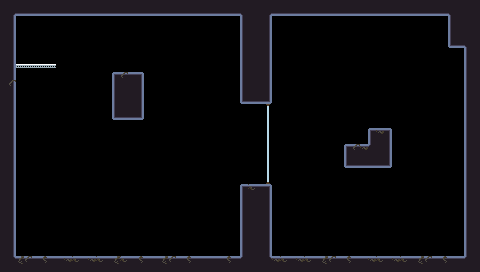

Tiled map render using the project's own tile images. Description and the map definition, with tile-layer contents summarised, below:
An orthogonal 60x34 tile map with 8x8 px tiles, 4 tile layers (Ground, Windows, Branches, Semisolids), 5 tilesets and 9 objects.

<map version="1.10" tiledversion="1.10.2" orientation="orthogonal" renderorder="right-down" width="60" height="34" tilewidth="8" tileheight="8" infinite="0" nextlayerid="6" nextobjectid="10">
 <tileset firstgid="1" source="../Tilesets/Rocks.tsx" />
 <tileset firstgid="37" source="../Tilesets/Branches.tsx" />
 <tileset firstgid="67" source="../Tilesets/Mechanics.tsx" />
 <tileset firstgid="85" source="../Tilesets/Windows.tsx" />
 <tileset firstgid="94" source="../Tilesets/Semisolid.tsx" />
 <layer id="1" name="Ground" width="60" height="34">
  <data>[2040 cells, 496 non-empty, 13 distinct tile ids]</data>
 </layer>
 <objectgroup id="3" name="Mechanics">
  <object id="1" gid="83" x="16" y="256" width="40" height="48" />
  <object id="2" gid="84" x="16" y="64" width="40" height="48" />
  <object id="3" gid="78" x="120" y="72" width="13" height="15" />
  <object id="4" gid="78" x="176" y="256" width="13" height="15" />
  <object id="5" gid="82" x="104" y="256" width="16" height="16" />
  <object id="6" gid="78" x="336" y="256" width="13" height="15" />
  <object id="7" gid="78" x="416" y="256" width="13" height="15" />
  <object id="8" gid="78" x="376" y="128" width="13" height="15" />
  <object id="9" gid="70" x="24" y="256" width="10" height="24" />
 </objectgroup>
 <layer id="4" name="Windows" width="60" height="34">
  <data>[2040 cells, 10 non-empty, 3 distinct tile ids]</data>
 </layer>
 <layer id="2" name="Branches" width="60" height="34">
  <data>[2040 cells, 60 non-empty, 6 distinct tile ids]</data>
 </layer>
 <layer id="5" name="Semisolids" width="60" height="34">
  <data>[2040 cells, 5 non-empty, 1 distinct tile ids]</data>
 </layer>
</map>
